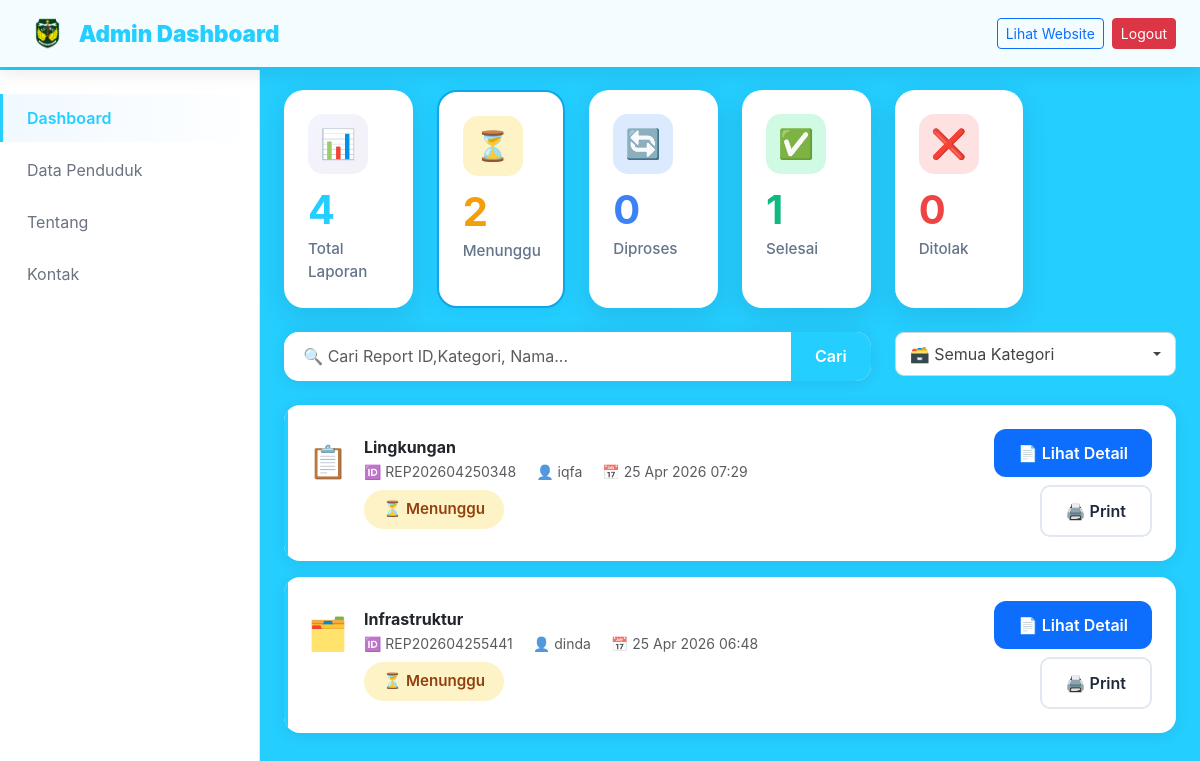
The page /dashboard.php?filter=menunggu (signed in) on the database its author committed.
### tables this page shows
CREATE TABLE `reports` (
  `id` int(11) NOT NULL,
  `report_id` varchar(50) NOT NULL,
  `nama` varchar(100) DEFAULT NULL,
  `kontak` varchar(100) DEFAULT NULL,
  `kategori` varchar(50) DEFAULT NULL,
  `isi` text NOT NULL,
  `foto` varchar(255) DEFAULT NULL,
  `status` enum('menunggu','diproses','selesai','ditolak') DEFAULT 'menunggu',
  `note_admin` text DEFAULT NULL,
  `tanggal` timestamp NOT NULL DEFAULT current_timestamp(),
  `updated_at` timestamp NULL DEFAULT NULL ON UPDATE current_timestamp(),
  `is_anonim` tinyint(1) DEFAULT 0,
  `user_id` int(11) DEFAULT NULL
);

### util.php (called while the page is built, shortened)
<?php
function esc($s) { return htmlspecialchars($s ?? '', ENT_QUOTES | ENT_SUBSTITUTE, 'UTF-8'); }
?>

### dashboard.php (the view, shortened to what this page needs)
<?php
require_once __DIR__ . '/../config/koneksi.php';
require_once __DIR__ . '/../helpers/util.php';
$stats_query = "SELECT
    COUNT(*) as total,
    SUM(CASE WHEN status = 'menunggu' THEN 1 ELSE 0 END) as menunggu,
    SUM(CASE WHEN status = 'diproses' THEN 1 ELSE 0 END) as diproses,
    SUM(CASE WHEN status = 'selesai' THEN 1 ELSE 0 END) as selesai,
    SUM(CASE WHEN status = 'ditolak' THEN 1 ELSE 0 END) as ditolak
FROM reports";
$stats_result = $conn->query($stats_query);
$stats = $stats_result ? $stats_result->fetch_assoc() : ['total' => 0, 'menunggu' => 0, 'diproses' => 0, 'selesai' => 0, 'ditolak' => 0];
$stats['total'] = $stats['total'] ?? 0;
$stats['menunggu'] = $stats['menunggu'] ?? 0;
$stats['diproses'] = $stats['diproses'] ?? 0;
$stats['selesai'] = $stats['selesai'] ?? 0;
$stats['ditolak'] = $stats['ditolak'] ?? 0;
$filter = $_GET['filter'] ?? 'all';
$search = $_GET['search'] ?? '';
$kategori_filter = $_GET['kategori'] ?? 'all';
$kategori_icons = [
  'Infrastruktur' => '🗂️', 'Sosial' => '📚', 'Kebersihan' => '🌳',
  'Kesehatan' => '🏥', 'Keamanan' => '🚨', 'Saran atau Aspirasi Masyarakat' => '📌',
];
$query = 'SELECT id, report_id, kategori, status, tanggal, nama FROM reports WHERE 1=1';
$params = [];
$types = '';
if($filter !== 'all') {
    $query .= ' AND status = ?';
    $params[] = $filter;
    $types .= 's';
}
$query .= ' ORDER BY tanggal DESC LIMIT 50';
if(count($params) > 0) {
    $stmt = $conn->prepare($query);
    $stmt->bind_param($types, ...$params);
    $stmt->execute();
    $res = $stmt->get_result();
} else {
    $res = $conn->query($query);
}
$current_page = 'dashboard';
?>
<!DOCTYPE html>
<html lang="id">
<head>
  <link href="https://cdn.jsdelivr.net/npm/bootstrap@5.3.2/dist/css/bootstrap.min.css" rel="stylesheet">
  <link href="admin_styles.css" rel="stylesheet">
</head>
<body>
<nav class="admin-navbar">
  <div class="container-fluid px-4">
    <div class="d-flex justify-content-between align-items-center">
      <div class="d-flex align-items-center gap-3">
        <a class="navbar-brand d-flex align-items-center" href="dashboard.php">
          <img src="luwu.png" style="height: 35px;" class="me-2">
          <strong>Admin Dashboard</strong>
        </a>
      </div>
      <div class="d-flex gap-2 align-items-center">
        <a href="../public/index.php" class="btn btn-outline-primary btn-sm" target="_blank">
          Lihat Website
        </a>
        <a href="logout.php" class="btn btn-danger btn-sm" onclick="return confirm('Yakin ingin logout?')">
          Logout
        </a>
      </div>
    </div>
  </div>
</nav>
<aside class="sidebar" id="sidebar">
  <ul class="sidebar-menu">
    <li class="sidebar-item">
      <a href="dashboard.php" class="sidebar-link <?php echo $current_page === 'dashboard' ? 'active' : ''; ?>">
        Dashboard
      </a>
    </li>
    <li class="sidebar-item">
      <a href="data_penduduk.php" class="sidebar-link <?php echo $current_page === 'penduduk' ? 'active' : ''; ?>">
        Data Penduduk
      </a>
    </li>
    <li class="sidebar-item">
      <a href="edit_about.php" class="sidebar-link <?php echo $current_page === 'about' ? 'active' : ''; ?>">
        Tentang
      </a>
    </li>
    <li class="sidebar-item">
      <a href="edit_contact.php" class="sidebar-link <?php echo $current_page === 'contact' ? 'active' : ''; ?>">
        Kontak
      </a>
    </li>
  </ul>
</aside>
<div class="main-content">
  <div class="container-fluid px-4 pb-5">
    <div class="row g-4 mb-4">
      <div class="col-md-2 col-4">
        <a href="dashboard.php" class="text-decoration-none">
        <div class="stats-card stats-card-clickable">
          <div class="stats-icon" style="background: linear-gradient(135deg, #667eea15, #764ba215);">
            📊
          </div>
          <div class="stats-number" style="color: var(--primary);">
            <?php echo $stats['total']; ?>
          </div>
          <div class="stats-label">Total Laporan</div>
        </div>
        </a>
      </div>
      <div class="col-md-2 col-4">
        <a href="dashboard.php?filter=menunggu" class="text-decoration-none">
        <div class="stats-card stats-card-clickable <?php echo $filter === 'menunggu' ? 'stats-card-active' : ''; ?>">
          <div class="stats-icon" style="background: #fef3c7;">
            ⏳
          </div>
          <div class="stats-number" style="color: var(--warning);">
            <?php echo $stats['menunggu']; ?>
          </div>
          <div class="stats-label">Menunggu</div>
        </div>
        </a>
      </div>
      <div class="col-md-2 col-4">
        <a href="dashboard.php?filter=diproses" class="text-decoration-none">
        <div class="stats-card stats-card-clickable <?php echo $filter === 'diproses' ? 'stats-card-active' : ''; ?>">
          <div class="stats-icon" style="background: #dbeafe;">
            🔄
          </div>
          <div class="stats-number" style="color: var(--info);">
            <?php echo $stats['diproses']; ?>
          </div>
          <div class="stats-label">Diproses</div>
        </div>
        </a>
      </div>
      <div class="col-md-2 col-4">
        <a href="dashboard.php?filter=selesai" class="text-decoration-none">
        <div class="stats-card stats-card-clickable <?php echo $filter === 'selesai' ? 'stats-card-active' : ''; ?>">
          <div class="stats-icon" style="background: #d1fae5;">
            ✅
          </div>
          <div class="stats-number" style="color: var(--success);">
            <?php echo $stats['selesai']; ?>
          </div>
          <div class="stats-label">Selesai</div>
        </div>
        </a>
      </div>
      <div class="col-md-2 col-4">
        <a href="dashboard.php?filter=ditolak" class="text-decoration-none">
        <div class="stats-card stats-card-clickable <?php echo $filter === 'ditolak' ? 'stats-card-active' : ''; ?>">
          <div class="stats-icon" style="background: #fee2e2;">
            ❌
          </div>
          <div class="stats-number" style="color: #ef4444;">
            <?php echo $stats['ditolak']; ?>
          </div>
          <div class="stats-label">Ditolak</div>
        </div>
        </a>
      </div>
    </div>
    <div class="row mb-4">
      <div class="col-md-8 mb-6 mb-md-0">
        <form method="GET" action="dashboard.php" class="search-box">
          <div class="input-group">
            <input type="text" name="search" class="form-control" placeholder="🔍 Cari Report ID,Kategori, Nama..." value="<?php echo htmlspecialchars($search);?>">
            <button class="btn" type="submit">Cari</button>
          </div>
        </form>
      </div>
      <div class="col-md-4 mb-4 mb-md-0">
        <?php
          $kat_label = $kategori_filter === 'all' ? '🗃️ Semua Kategori' : ($kategori_icons[$kategori_filter] . ' ' . $kategori_filter);
        ?>
        <div class="dropdown w-90">
          <button class="btn btn-white dropdown-toggle w-100 text-start d-flex align-items-center justify-content-between"
                  type="button" data-bs-toggle="dropdown" aria-expanded="false"
                  style="background:#fff; border:1.5px solid <?php echo $kategori_filter !== 'all' ? '#0ea5e9' : '#d1d5db'; ?>; border-radius:9px; padding:9px 14px; font-size:16px; color:<?php echo $kategori_filter !== 'all' ? '#0ea5e9' : '#444'; ?>; font-weight:<?php echo $kategori_filter !== 'all' ? '600' : '400'; ?>;">
            <span><?php echo $kat_label; ?></span>
          </button>
        </div>
      </div>
    </div>
    <?php if($res && $res->num_rows > 0): ?>
      <?php while($row = $res->fetch_assoc()): ?>
        <div class="report-card">
          <div class="row align-items-center">
            <div class="col-md-8 mb-4 mb-md-0">
              <div class="d-flex align-items-start">
                <div class="me-3" style="font-size: 2rem;">
                  <?php
                    $icons = [
                      'Infrastruktur' => '🗂️',
                      'Sosial' => '📚',
                      'Kebersihan' => '🌳',
                      'Kesehatan' => '🏥',
                      'Keamanan' => '🚨',
                      'Saran atau Aspirasi Masyarakat' => '📌'
                    ];
                    echo $icons[$row['kategori']] ?? '📋';
                  ?>
                </div>
                <div class="flex-grow-1">
                  <h6 class="mb-1 fw-bold"><?php echo esc($row['kategori'] ?: 'Tidak Berkategori'); ?></h6>
                  <div class="text-muted small mb-2">
                    <span class="me-3">🆔 <?php echo esc($row['report_id']); ?></span>
                    <span class="me-3">👤 <?php echo esc($row['nama'] ?: 'Anonim'); ?></span>
                    <span>📅 <?php echo date('d M Y H:i', strtotime($row['created_at'] ?? $row['tanggal'])); ?></span>
                  </div>
                  <span class="status-badge status-<?php echo str_replace(' ', '', esc($row['status'])); ?>">
                    <?php
                      $status_icons = [
                        'menunggu' => '⏳',
                        'diproses' => '🔄',
                        'selesai' => '✅',
                        'ditolak' => '❌'
                      ];
                      $status_labels = [
                        'menunggu' => 'Menunggu',
                        'diproses' => 'Diproses',
                        'selesai' => 'Selesai',
                        'ditolak' => 'Ditolak'
                      ];
                      echo ($status_icons[$row['status']] ?? '') . ' ' . ($status_labels[$row['status']] ?? $row['status']);
                    ?>
                  </span>
                </div>
              </div>
            </div>
            <div class="col-md-4 text-md-end d-flex gap-2 justify-content-md-end flex-wrap">
              <a href="view.php?report_id=<?php echo urlencode($row['report_id']); ?>"
                 class="btn btn-primary btn-action">
                📄 Lihat Detail
              </a>
              <a href="print_laporan.php?report_id=<?php echo urlencode($row['report_id']); ?>"
                 target="_blank"
                 class="btn btn-action btn-print-laporan">
                🖨️ Print
              </a>
            </div>
          </div>
        </div>
      <?php endwhile; ?>
    <?php endif; ?>
  </div>
</div>
</body>
</html>

### admin_styles.css (style rules this page uses)
:root { --primary: #24ceff; --secondary: #24ceff; --success: #10b981; --warning: #f59e0b; --danger: #ef4444; --info: #3b82f6; }
body { background: linear-gradient(135deg, var(--primary), var(--secondary)); min-height: 100vh; font-family: -apple-system, BlinkMacSystemFont, "Segoe UI", Roboto, sans-serif; }
.admin-navbar { background: rgba(255, 255, 255, 0.95); backdrop-filter: blur(10px); box-shadow: 0 4px 20px rgba(0, 0, 0, 0.1); padding: 1rem 0; margin-bottom: 2rem; }
.admin-navbar .navbar-brand { font-weight: 700; font-size: 1.4rem; color: var(--primary); }
.stats-card { background: white; border-radius: 20px; padding: 1.5rem; box-shadow: 0 8px 30px rgba(0, 0, 0, 0.1); transition: transform 0.3s ease, box-shadow 0.3s ease; border: none; height: 100%; }
.stats-icon { width: 60px; height: 60px; border-radius: 15px; display: flex; align-items: center; justify-content: center; font-size: 1.8rem; margin-bottom: 1rem; }
.stats-number { font-size: 2.5rem; font-weight: 700; line-height: 1; margin-bottom: 0.5rem; }
.stats-label { color: #64748b; font-size: 0.95rem; font-weight: 500; }
.report-card { background: white; border-radius: 16px; padding: 1.5rem; margin-bottom: 1rem; box-shadow: 0 2px 15px rgba(0, 0, 0, 0.08); transition: all 0.3s ease; border: none; position: relative; overflow: hidden; }
.report-card::before { content: ''; position: absolute; left: 0; top: 0; height: 100%; width: 4px; background: linear-gradient(135deg, var(--primary), var(--secondary)); }
.status-badge { padding: 0.4rem 1rem; border-radius: 20px; font-weight: 600; font-size: 0.85rem; display: inline-block; }
.status-menunggu { background: #fef3c7; color: #92400e; }
.search-box { background: white; border-radius: 15px; box-shadow: 0 2px 15px rgba(0, 0, 0, 0.08); overflow: hidden; }
.search-box input { border: none; padding: 0.8rem 1.2rem; }
.search-box button { background: linear-gradient(135deg, var(--primary), var(--secondary)); border: none; color: white; padding: 0.8rem 1.5rem; font-weight: 600; }
.btn-action { border-radius: 10px; padding: 0.5rem 1.2rem; font-weight: 600; transition: all 0.3s ease; border: 2px solid; }
.status-badge { padding: 0.5rem 1.2rem; border-radius: 20px; font-weight: 600; font-size: 0.95rem; display: inline-block; }
.form-control, .form-select { border: 2px solid #e2e8f0; border-radius: 12px; padding: 0.75rem 1rem; transition: all 0.3s ease; }
.btn-action { border-radius: 12px; padding: 0.75rem 1.5rem; font-weight: 600; transition: all 0.3s ease; border: none; }
.sidebar { position: fixed; top: 70px; left: 0; width: 260px; height: calc(100vh - 70px); background: white; border-right: 1px solid #e5e7eb; padding: 1.5rem 0; overflow-y: auto; }
.sidebar-menu { list-style: none; padding: 0; margin: 0; }
.sidebar-item { margin-bottom: 0.25rem; }
.sidebar-link { display: flex; align-items: center; padding: 0.75rem 1.5rem; color: #6b7280; text-decoration: none; transition: all 0.2s; border-left: 3px solid transparent; }
.sidebar-link.active { background: linear-gradient(90deg, #f0f9ff, transparent); color: var(--primary); font-weight: 600; border-left-color: var(--primary); }
.main-content { margin-left: 260px; padding-top: 90px; }
.admin-navbar { position: fixed; top: 0; left: 0; right: 0; z-index: 1000; }
.btn-print-laporan { background: white; color: #1e293b; border: 2px solid #e2e8f0 !important; border-radius: 10px; font-weight: 600; transition: all 0.3s ease; }

### dashboard.php (style rules this page uses)
.stats-card-clickable { cursor: pointer; transition: transform 0.15s ease, box-shadow 0.15s ease; }
.stats-card-active { border: 2px solid #0ea5e9 !important; box-shadow: 0 4px 16px rgba(14,165,233,0.2) !important; }

### rows shown on the page
reports: kategori "📋", kategori "Lingkungan", report "REP202604250348", nama "iqfa", tanggal "25 Apr 2026 07:29", status "⏳", status "Menunggu"
reports: kategori "🗂️", kategori "Infrastruktur", report "REP202604255441", nama "dinda", tanggal "25 Apr 2026 06:48", status "⏳", status "Menunggu"

### other values the page prints
$stats['total'] "4"
$stats['menunggu'] "2"
$stats['diproses'] "0"
$stats['selesai'] "1"
$stats['ditolak'] "0"
$kat_label "🗃️ Semua Kategori"
